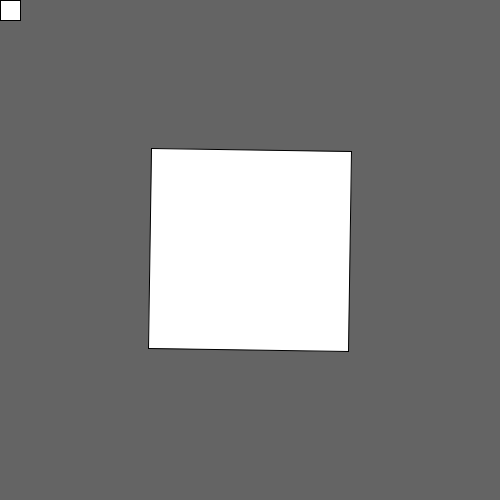
Frame 1 (no input)
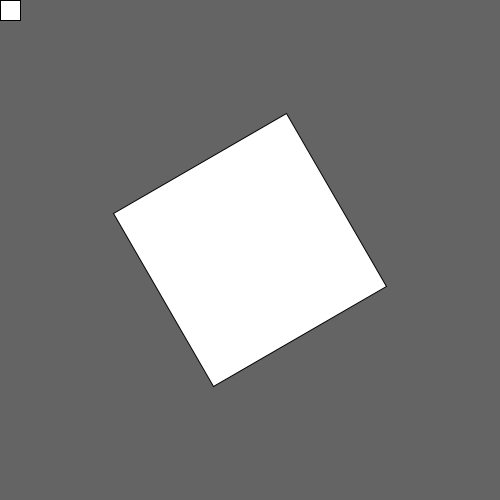
Frame 60 (the mouse pressed at the canvas centre just before this capture)
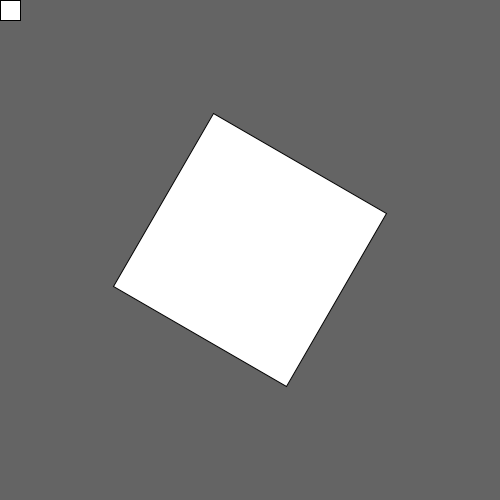
Frame 120 (the mouse held since frame 60 and released just before this capture)

The Processing sketch that drew these frames (run headless with seeded random() and noise(); from frame 60 on, the mouse is pressed at the canvas centre):

// Processing sketch: pushPop_2
// ── pushPop_2.pde
float rot = 0;

void setup() {
  size(500, 500);
}

void draw() {
  background(100);
  rot++; //en cada loop aumentamos rot en 1

// si seguimos esta logica:
// 1.Hacemos push
// 2.trasladamos y/o rotamos
// 3.Hacemos pop
// Solo asi lograremos lo que queremos

  pushMatrix();
  translate(width/2, height/2);
  rotate(radians(rot)); //usamos la variable rot para rotar
  rect(-100,-100, 200, 200); //vemos que la rotacion se hace en el 0,0
  popMatrix();
  
  rect(0,0,20,20);
}
